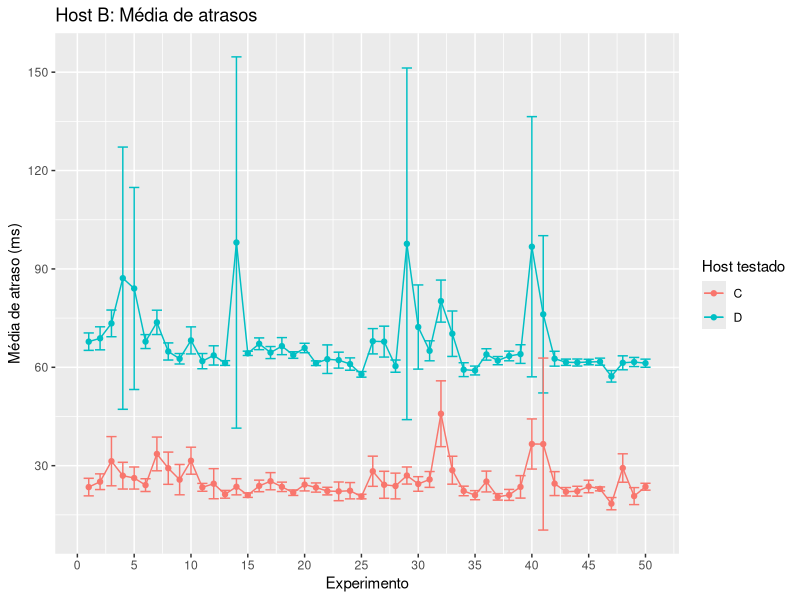

Source code (R):
# série temporal das médias dos atrasos de cada experimento B-C e B-D

library(ggplot2)


# Quantidade de amostras
SAMPLE_QTD <- 50
# Tamanho das amostras
SAMPLE_LEN <- 30
# nível de confiança
TRUST_LEVEL <- 0.95

# atrasos dos hosts
times_c <- read.csv("../hosts/B/data/times-C.txt", header=FALSE)
times_d <- read.csv("../hosts/B/data/times-D.txt", header=FALSE)

# médias dos atrasos
means_c <- c()
means_d <- c()

# intervalo de confiança das médias
cimin_c <- c()
cimax_c <- c()
cimin_d <- c()
cimax_d <- c()

for (exp in 1:SAMPLE_QTD) {
  means_c <- append(means_c, mean(times_c[, exp], na.rm=TRUE))
  means_d <- append(means_d, mean(times_d[, exp], na.rm=TRUE))
  
  # desvio padrão do experimento atual
  sd_c <- sd(times_c[, exp], na.rm=TRUE)
  sd_d <- sd(times_d[, exp], na.rm=TRUE)
  
  # margem de erro do experimento atual
  margin_c <- (qt(TRUST_LEVEL, df=(SAMPLE_LEN - 1)) * sd_c) / sqrt(SAMPLE_LEN)
  margin_d <- (qt(TRUST_LEVEL, df=(SAMPLE_LEN - 1)) * sd_d) / sqrt(SAMPLE_LEN)
  
  # intervalo de confiança das médias
  cimin_c <- append(cimin_c, (means_c[exp] - margin_c))
  cimax_c <- append(cimax_c, (means_c[exp] + margin_c))
  cimin_d <- append(cimin_d, (means_d[exp] - margin_d))
  cimax_d <- append(cimax_d, (means_d[exp] + margin_d))
}

# gerando série temporal dos hosts
ts_means <- data.frame(
  xrange = 1:SAMPLE_QTD,
  host = rep(c("D", "C"), each=SAMPLE_QTD),
  means = c(means_d, means_c),
  cimin = c(cimin_d, cimin_c),
  cimax = c(cimax_d, cimax_c)
)
ggplot(ts_means, aes(x=xrange, y=means, color=host))+
  labs( 
    title="Host B: Média de atrasos",
    x="Experimento",
    y="Média de atraso (ms)",
    color="Host testado"
  )+
  geom_line(aes(color=host))+
  geom_point(aes(color=host))+
  geom_errorbar(aes(ymin=cimin, ymax=cimax, color=host))+
  scale_x_continuous(breaks=seq(0, max(ts_means["xrange"]), 5))+
  scale_y_continuous(breaks=seq(0, max(ts_means["cimax"]), 30))
